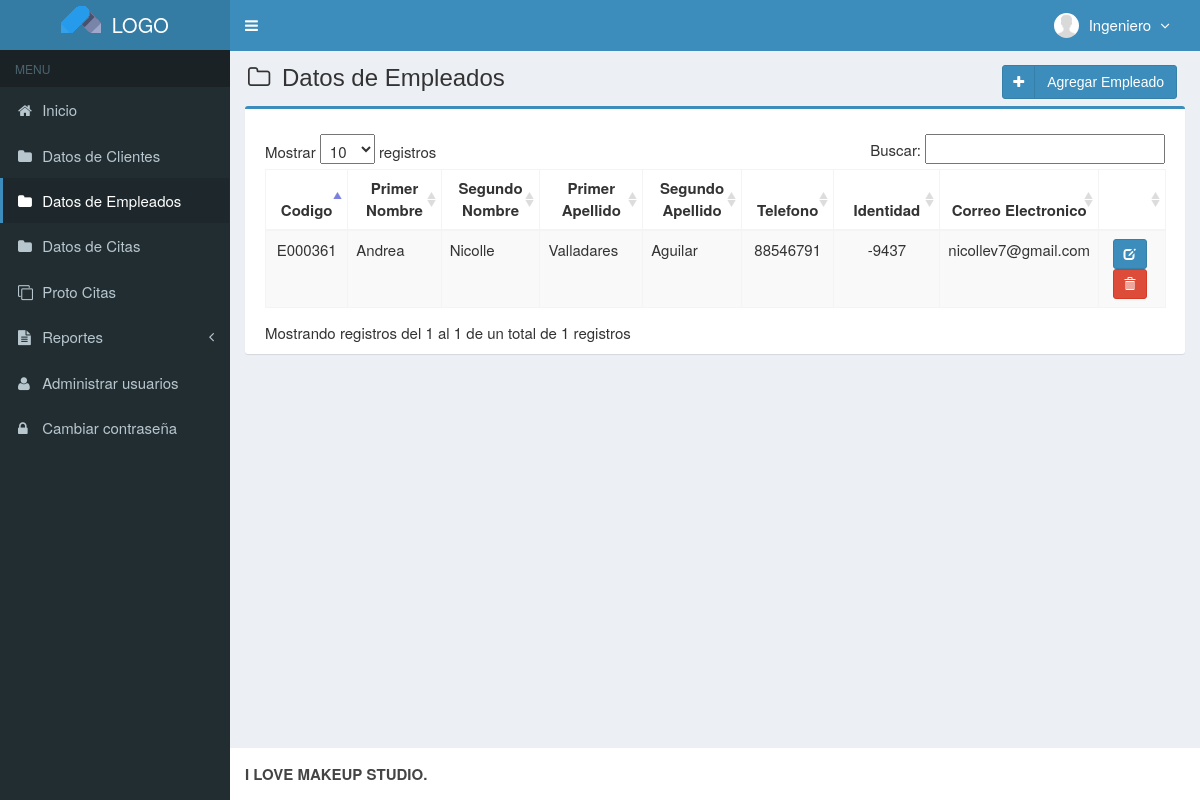
Screenshot of /main.php?module=mod_empleados (signed in) with the database file from the repository.
### tables this page shows
CREATE TABLE `usuarios` (
  `id_user` int(3) NOT NULL,
  `username` varchar(50) NOT NULL,
  `name_user` varchar(50) NOT NULL,
  `password` varchar(50) NOT NULL,
  `email` varchar(50) DEFAULT NULL,
  `telefono` varchar(13) DEFAULT NULL,
  `foto` varchar(100) DEFAULT NULL,
  `permisos_acceso` enum('Super Admin','Gerente','Empleado') NOT NULL,
  `status` enum('activo','bloqueado') NOT NULL DEFAULT 'activo',
  `created_at` timestamp NOT NULL DEFAULT CURRENT_TIMESTAMP,
  `updated_at` timestamp NOT NULL DEFAULT CURRENT_TIMESTAMP ON UPDATE CURRENT_TIMESTAMP
);

CREATE TABLE `empleados` (
  `codigo_empleado` varchar(7) NOT NULL,
  `primerNombre_e` varchar(50) NOT NULL,
  `segundoNombre_e` varchar(50) NOT NULL,
  `primerApellido_e` varchar(50) NOT NULL,
  `segundoApellido_e` varchar(50) NOT NULL,
  `telefono_e` int(8) NOT NULL,
  `identidad` int(15) NOT NULL,
  `email` varchar(50) NOT NULL,
  `created_user` int(3) NOT NULL,
  `created_date` timestamp NOT NULL DEFAULT CURRENT_TIMESTAMP,
  `updated_user` int(3) NOT NULL,
  `updated_date` timestamp NOT NULL DEFAULT CURRENT_TIMESTAMP ON UPDATE CURRENT_TIMESTAMP
);

### modulos/mod_empleados/view.php (the view, shortened to what this page needs)
<section class="content-header">
  <h1>
    <i class="fa fa-folder-o icon-title"></i> Datos de Empleados
    <a class="btn btn-primary btn-social pull-right" href="?module=form_mod_empleados&form=add" title="agregar" data-toggle="tooltip">
      <i class="fa fa-plus"></i> Agregar Empleado
    </a>
  </h1>
</section>
<section class="content">
  <div class="row">
    <div class="col-md-12">
      <div class="box box-primary">
        <div class="box-body">
          <table id="dataTables1" class="table table-bordered table-striped table-hover">
            <thead>
              <tr>
                <th class="center">Codigo</th>
                <th class="center">Primer Nombre</th>
                <th class="center">Segundo Nombre</th>
                <th class="center">Primer Apellido</th>
                <th class="center">Segundo Apellido</th>
                <th class="center">Telefono</th>
                <th class="center">Identidad</th>
                <th class="center">Correo Electronico</th>
                <th></th>
              </tr>
            </thead>
            <tbody>
            <?php
            $query = mysqli_query($mysqli, "SELECT codigo_empleado,primerNombre_e,segundoNombre_e,primerApellido_e,segundoApellido_e,telefono_e,identidad,email FROM empleados ORDER BY codigo_empleado DESC")
                                            or die('error: '.mysqli_error($mysqli));
            while ($data = mysqli_fetch_assoc($query)) {
              echo "<tr>
                      <td width='80' class='center'>$data[codigo_empleado]</td>
                      <td width='130'>$data[primerNombre_e]</td>
                      <td width='130'>$data[segundoNombre_e]</td>
                      <td width='130'>$data[primerApellido_e]</td>
                      <td width='130'>$data[segundoApellido_e]</td>
                      <td width='100' class='center'>$data[telefono_e]</td>
                      <td width='150' class='center'>$data[identidad]</td>
                      <td width='100' class='center'>$data[email]</td>
                      <td class='center' width='80'>
                        <div>
                          <a data-toggle='tooltip' data-placement='top' title='modificar' style='margin-right:5px' class='btn btn-primary btn-sm' href='?module=form_mod_empleados&form=edit&id=$data[codigo_empleado]'>
                              <i style='color:#fff' class='glyphicon glyphicon-edit'></i>
                          </a>";
            ?>
                          <a data-toggle="tooltip" data-placement="top" title="Eliminar" style="margin-right:5px" class="btn btn-danger btn-sm" href="modulos/mod_empleados/proses.php?act=delete&id=<?php echo $data['codigo_empleado'];?>" onclick="return confirm('esta seguro de eliminar a<?php echo $data['primerNombre_e']; ?> ?');">
                              <i style="color:#fff" class="glyphicon glyphicon-trash"></i>
                          </a>
            <?php
              echo "    </div>
                      </td>
                    </tr>";
            }
            ?>
            </tbody>
          </table>
        </div>
      </div>
    </div>
  </div>
</section><!-- /.content

### top-menu.php (shortened to what this page needs)
<?php
require_once "config/database.php";
$query = mysqli_query($mysqli, "SELECT id_user, name_user, foto, permisos_acceso FROM usuarios WHERE id_user='$_SESSION[id_user]'")
                                or die('error: '.mysqli_error($mysqli));
$data = mysqli_fetch_assoc($query);
?>
<li class="dropdown user user-menu">
  <a href="#" class="dropdown-toggle" data-toggle="dropdown">
  <?php
  if ($data['foto']=="") { ?>
    <img src="images/user/user-default.png" class="user-image" alt="User Image"/>
  <?php
  }
  else { ?>
    <img src="images/user/<?php echo $data['foto']; ?>" class="user-image" alt="User Image"/>
  <?php
  }
  ?>
    <span class="hidden-xs"><?php echo $data['name_user']; ?> <i style="margin-left:5px" class="fa fa-angle-down"></i></span>
  </a>
</li>

### assets/css/style.css (style rules this page uses)
.btn-social *:first-child { border-right: 1px solid rgba(0, 0, 0, 0.1); bottom: 0; font-size: 1em !important; left: 0; line-height: 32px !important; position: absolute; text-align: center; top: 0; width: 32px !important; }
.content-header { padding: 15px 18px 0; position: relative; }
.center { text-align:center; }
.icon-title { margin-right: 5px; }
body { background-color: #fff; color: #333; font-size: 15px; line-height: 1.42857; }

### rows the page displays
usuarios: foto (placeholder picture), name_user "Ingeniero"
empleados: codigo_empleado "E000361", primerNombre_e "Andrea", segundoNombre_e "Nicolle", primerApellido_e "Valladares", segundoApellido_e "Aguilar", telefono_e "88546791", identidad "-9437", email "nicollev7@gmail.com"
